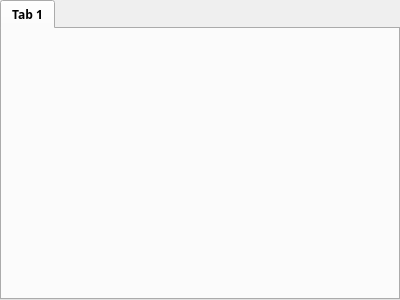
<?xml version="1.0" encoding="UTF-8"?>
<ui version="4.0">
 <class>btsMainTabWidget</class>
 <widget class="QTabWidget" name="btsMainTabWidget">
  <property name="geometry">
   <rect>
    <x>0</x>
    <y>0</y>
    <width>400</width>
    <height>300</height>
   </rect>
  </property>
  <property name="font">
   <font>
    <family>微软雅黑</family>
    <weight>75</weight>
    <bold>true</bold>
   </font>
  </property>
  <property name="windowTitle">
   <string>TabWidget</string>
  </property>
  <property name="currentIndex">
   <number>0</number>
  </property>
  <widget class="BTSBroadcast" name="tab">
   <attribute name="title">
    <string>Tab 1</string>
   </attribute>
  </widget>
 </widget>
 <customwidgets>
  <customwidget>
   <class>BTSBroadcast</class>
   <extends>QWidget</extends>
   <header>btsbroadcast.h</header>
   <container>1</container>
  </customwidget>
 </customwidgets>
 <resources/>
 <connections/>
</ui>
